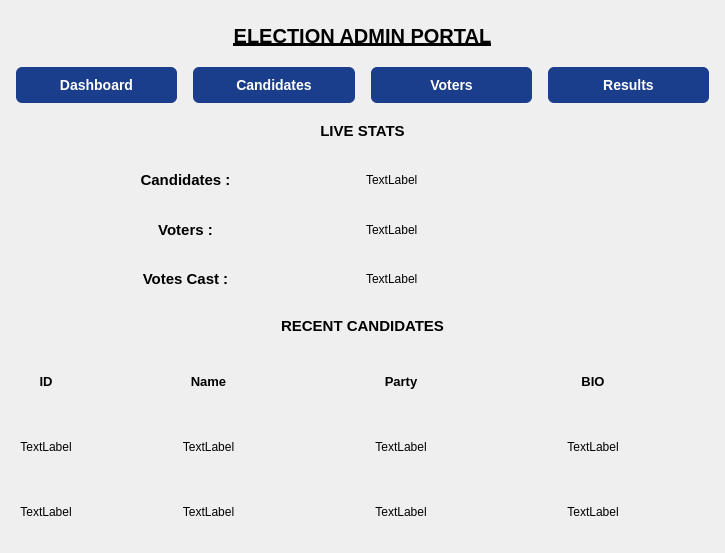
<?xml version="1.0" encoding="UTF-8"?>
<ui version="4.0">
 <class>candidates_dashboard</class>
 <widget class="QWidget" name="candidates_dashboard">
  <property name="geometry">
   <rect>
    <x>0</x>
    <y>0</y>
    <width>725</width>
    <height>553</height>
   </rect>
  </property>
  <property name="maximumSize">
   <size>
    <width>16777215</width>
    <height>16777215</height>
   </size>
  </property>
  <property name="windowTitle">
   <string>Form</string>
  </property>
  <property name="styleSheet">
   <string notr="true"/>
  </property>
  <layout class="QVBoxLayout" name="verticalLayout_2">
   <item>
    <layout class="QHBoxLayout" name="horizontalLayout">
     <item>
      <widget class="QLabel" name="Title">
       <property name="maximumSize">
        <size>
         <width>16777215</width>
         <height>50</height>
        </size>
       </property>
       <property name="font">
        <font>
         <pointsize>15</pointsize>
         <bold>true</bold>
         <underline>true</underline>
         <strikeout>false</strikeout>
        </font>
       </property>
       <property name="styleSheet">
        <string notr="true">color : black;</string>
       </property>
       <property name="text">
        <string>ELECTION ADMIN PORTAL</string>
       </property>
       <property name="alignment">
        <set>Qt::AlignmentFlag::AlignCenter</set>
       </property>
       <property name="indent">
        <number>-1</number>
       </property>
      </widget>
     </item>
    </layout>
   </item>
   <item>
    <layout class="QHBoxLayout" name="horizontalLayout_2">
     <item>
      <widget class="QPushButton" name="dashboard_btn">
       <property name="font">
        <font>
         <pointsize>-1</pointsize>
         <fontweight>DemiBold</fontweight>
        </font>
       </property>
       <property name="autoFillBackground">
        <bool>false</bool>
       </property>
       <property name="styleSheet">
        <string notr="true"> background-color: rgb(26, 62, 140);
    color: white;
    border: none;
    border-radius: 6px;
    padding: 10px 20px;
    margin: 0 5px;
    font-size: 14px;
    font-weight: 600;
    min-width: 120px;;</string>
       </property>
       <property name="text">
        <string>Dashboard</string>
       </property>
      </widget>
     </item>
     <item>
      <widget class="QPushButton" name="voters_btn">
       <property name="font">
        <font>
         <pointsize>-1</pointsize>
         <fontweight>DemiBold</fontweight>
        </font>
       </property>
       <property name="styleSheet">
        <string notr="true"> background-color: rgb(26, 62, 140);
    color: white;
    border: none;
    border-radius: 6px;
    padding: 10px 20px;
    margin: 0 5px;
    font-size: 14px;
    font-weight: 600;
    min-width: 120px;</string>
       </property>
       <property name="text">
        <string>Candidates</string>
       </property>
      </widget>
     </item>
     <item>
      <widget class="QPushButton" name="cadidates_btn">
       <property name="font">
        <font>
         <pointsize>-1</pointsize>
         <fontweight>DemiBold</fontweight>
        </font>
       </property>
       <property name="styleSheet">
        <string notr="true"> background-color: rgb(26, 62, 140);
    color: white;
    border: none;
    border-radius: 6px;
    padding: 10px 20px;
    margin: 0 5px;
    font-size: 14px;
    font-weight: 600;
    min-width: 120px;</string>
       </property>
       <property name="text">
        <string>Voters</string>
       </property>
      </widget>
     </item>
     <item>
      <widget class="QPushButton" name="result_btn">
       <property name="font">
        <font>
         <pointsize>-1</pointsize>
         <fontweight>DemiBold</fontweight>
        </font>
       </property>
       <property name="styleSheet">
        <string notr="true"> background-color: rgb(26, 62, 140);
    color: white;
    border: none;
    border-radius: 6px;
    padding: 10px 20px;
    margin: 0 5px;
    font-size: 14px;
    font-weight: 600;
    min-width: 120px;</string>
       </property>
       <property name="text">
        <string>Results</string>
       </property>
      </widget>
     </item>
    </layout>
   </item>
   <item>
    <layout class="QGridLayout" name="gridLayout_2">
     <item row="1" column="0">
      <widget class="QLabel" name="candidates">
       <property name="font">
        <font>
         <pointsize>11</pointsize>
         <bold>true</bold>
        </font>
       </property>
       <property name="styleSheet">
        <string notr="true">color:black</string>
       </property>
       <property name="text">
        <string>Candidates :</string>
       </property>
       <property name="alignment">
        <set>Qt::AlignmentFlag::AlignCenter</set>
       </property>
       <property name="margin">
        <number>5</number>
       </property>
      </widget>
     </item>
     <item row="1" column="1">
      <widget class="QLabel" name="total_candidates">
       <property name="text">
        <string>TextLabel</string>
       </property>
      </widget>
     </item>
     <item row="2" column="0">
      <widget class="QLabel" name="vters">
       <property name="font">
        <font>
         <pointsize>11</pointsize>
         <bold>true</bold>
        </font>
       </property>
       <property name="styleSheet">
        <string notr="true">color:black</string>
       </property>
       <property name="text">
        <string>Voters :</string>
       </property>
       <property name="alignment">
        <set>Qt::AlignmentFlag::AlignCenter</set>
       </property>
       <property name="margin">
        <number>5</number>
       </property>
      </widget>
     </item>
     <item row="2" column="1">
      <widget class="QLabel" name="total_voters">
       <property name="text">
        <string>TextLabel</string>
       </property>
      </widget>
     </item>
     <item row="3" column="0">
      <widget class="QLabel" name="castsvote">
       <property name="font">
        <font>
         <pointsize>11</pointsize>
         <bold>true</bold>
        </font>
       </property>
       <property name="styleSheet">
        <string notr="true">color:black</string>
       </property>
       <property name="text">
        <string>Votes Cast :</string>
       </property>
       <property name="alignment">
        <set>Qt::AlignmentFlag::AlignCenter</set>
       </property>
       <property name="margin">
        <number>5</number>
       </property>
      </widget>
     </item>
     <item row="3" column="1">
      <widget class="QLabel" name="total_votes_casted">
       <property name="text">
        <string>TextLabel</string>
       </property>
      </widget>
     </item>
     <item row="0" column="0" colspan="2">
      <widget class="QLabel" name="LIVE_STATS">
       <property name="font">
        <font>
         <pointsize>11</pointsize>
         <bold>true</bold>
        </font>
       </property>
       <property name="styleSheet">
        <string notr="true">color:black</string>
       </property>
       <property name="text">
        <string>LIVE STATS</string>
       </property>
       <property name="alignment">
        <set>Qt::AlignmentFlag::AlignCenter</set>
       </property>
      </widget>
     </item>
    </layout>
   </item>
   <item>
    <layout class="QHBoxLayout" name="horizontalLayout_3">
     <property name="spacing">
      <number>5</number>
     </property>
     <property name="sizeConstraint">
      <enum>QLayout::SizeConstraint::SetMinimumSize</enum>
     </property>
     <property name="leftMargin">
      <number>0</number>
     </property>
     <item>
      <widget class="QLabel" name="label">
       <property name="minimumSize">
        <size>
         <width>0</width>
         <height>20</height>
        </size>
       </property>
       <property name="maximumSize">
        <size>
         <width>16777215</width>
         <height>39</height>
        </size>
       </property>
       <property name="sizeIncrement">
        <size>
         <width>0</width>
         <height>50</height>
        </size>
       </property>
       <property name="baseSize">
        <size>
         <width>0</width>
         <height>50</height>
        </size>
       </property>
       <property name="font">
        <font>
         <pointsize>11</pointsize>
         <bold>true</bold>
        </font>
       </property>
       <property name="styleSheet">
        <string notr="true">color : black; </string>
       </property>
       <property name="text">
        <string>RECENT CANDIDATES</string>
       </property>
       <property name="alignment">
        <set>Qt::AlignmentFlag::AlignCenter</set>
       </property>
       <property name="margin">
        <number>10</number>
       </property>
      </widget>
     </item>
    </layout>
   </item>
   <item>
    <layout class="QGridLayout" name="gridLayout">
     <item row="3" column="0">
      <widget class="QLabel" name="id_2">
       <property name="text">
        <string>TextLabel</string>
       </property>
       <property name="alignment">
        <set>Qt::AlignmentFlag::AlignCenter</set>
       </property>
      </widget>
     </item>
     <item row="2" column="3">
      <widget class="QLabel" name="bio_1">
       <property name="text">
        <string>TextLabel</string>
       </property>
       <property name="alignment">
        <set>Qt::AlignmentFlag::AlignCenter</set>
       </property>
      </widget>
     </item>
     <item row="1" column="1">
      <widget class="QLabel" name="name">
       <property name="font">
        <font>
         <pointsize>10</pointsize>
         <bold>true</bold>
        </font>
       </property>
       <property name="styleSheet">
        <string notr="true">color:black</string>
       </property>
       <property name="frameShape">
        <enum>QFrame::Shape::NoFrame</enum>
       </property>
       <property name="lineWidth">
        <number>1</number>
       </property>
       <property name="text">
        <string>Name</string>
       </property>
       <property name="alignment">
        <set>Qt::AlignmentFlag::AlignCenter</set>
       </property>
       <property name="margin">
        <number>6</number>
       </property>
      </widget>
     </item>
     <item row="2" column="2">
      <widget class="QLabel" name="party_1">
       <property name="text">
        <string>TextLabel</string>
       </property>
       <property name="alignment">
        <set>Qt::AlignmentFlag::AlignCenter</set>
       </property>
      </widget>
     </item>
     <item row="1" column="0">
      <widget class="QLabel" name="id">
       <property name="maximumSize">
        <size>
         <width>70</width>
         <height>16777215</height>
        </size>
       </property>
       <property name="font">
        <font>
         <pointsize>10</pointsize>
         <bold>true</bold>
        </font>
       </property>
       <property name="styleSheet">
        <string notr="true">color:black</string>
       </property>
       <property name="frameShape">
        <enum>QFrame::Shape::NoFrame</enum>
       </property>
       <property name="frameShadow">
        <enum>QFrame::Shadow::Raised</enum>
       </property>
       <property name="lineWidth">
        <number>1</number>
       </property>
       <property name="midLineWidth">
        <number>0</number>
       </property>
       <property name="text">
        <string>ID</string>
       </property>
       <property name="alignment">
        <set>Qt::AlignmentFlag::AlignCenter</set>
       </property>
       <property name="margin">
        <number>6</number>
       </property>
      </widget>
     </item>
     <item row="3" column="3">
      <widget class="QLabel" name="bio_2">
       <property name="text">
        <string>TextLabel</string>
       </property>
       <property name="alignment">
        <set>Qt::AlignmentFlag::AlignCenter</set>
       </property>
      </widget>
     </item>
     <item row="2" column="0">
      <widget class="QLabel" name="id_1">
       <property name="text">
        <string>TextLabel</string>
       </property>
       <property name="alignment">
        <set>Qt::AlignmentFlag::AlignCenter</set>
       </property>
      </widget>
     </item>
     <item row="2" column="1">
      <widget class="QLabel" name="name_1">
       <property name="text">
        <string>TextLabel</string>
       </property>
       <property name="alignment">
        <set>Qt::AlignmentFlag::AlignCenter</set>
       </property>
      </widget>
     </item>
     <item row="3" column="2">
      <widget class="QLabel" name="party_2">
       <property name="text">
        <string>TextLabel</string>
       </property>
       <property name="alignment">
        <set>Qt::AlignmentFlag::AlignCenter</set>
       </property>
      </widget>
     </item>
     <item row="1" column="2">
      <widget class="QLabel" name="party">
       <property name="maximumSize">
        <size>
         <width>130</width>
         <height>16777215</height>
        </size>
       </property>
       <property name="font">
        <font>
         <pointsize>10</pointsize>
         <bold>true</bold>
        </font>
       </property>
       <property name="styleSheet">
        <string notr="true">color:black</string>
       </property>
       <property name="text">
        <string>Party</string>
       </property>
       <property name="alignment">
        <set>Qt::AlignmentFlag::AlignCenter</set>
       </property>
       <property name="margin">
        <number>6</number>
       </property>
      </widget>
     </item>
     <item row="3" column="1">
      <widget class="QLabel" name="name_2">
       <property name="text">
        <string>TextLabel</string>
       </property>
       <property name="alignment">
        <set>Qt::AlignmentFlag::AlignCenter</set>
       </property>
      </widget>
     </item>
     <item row="1" column="3">
      <widget class="QLabel" name="actions">
       <property name="font">
        <font>
         <pointsize>10</pointsize>
         <bold>true</bold>
        </font>
       </property>
       <property name="styleSheet">
        <string notr="true">color:black</string>
       </property>
       <property name="text">
        <string>BIO</string>
       </property>
       <property name="alignment">
        <set>Qt::AlignmentFlag::AlignCenter</set>
       </property>
       <property name="margin">
        <number>6</number>
       </property>
      </widget>
     </item>
    </layout>
   </item>
  </layout>
 </widget>
 <resources/>
 <connections/>
</ui>
